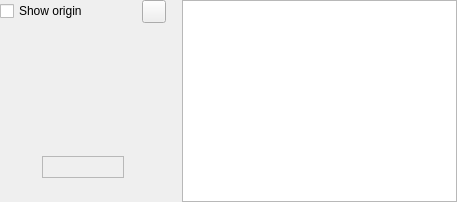
<?xml version="1.0" encoding="UTF-8"?>
<ui version="4.0">
 <class>SolarusEditor::SpritePreviewer</class>
 <widget class="QWidget" name="SolarusEditor::SpritePreviewer">
  <property name="geometry">
   <rect>
    <x>0</x>
    <y>0</y>
    <width>457</width>
    <height>202</height>
   </rect>
  </property>
  <layout class="QHBoxLayout" name="horizontalLayout_2" stretch="0,1">
   <property name="spacing">
    <number>16</number>
   </property>
   <property name="leftMargin">
    <number>0</number>
   </property>
   <property name="topMargin">
    <number>0</number>
   </property>
   <property name="rightMargin">
    <number>0</number>
   </property>
   <property name="bottomMargin">
    <number>0</number>
   </property>
   <item>
    <layout class="QVBoxLayout" name="verticalLayout_2">
     <property name="leftMargin">
      <number>0</number>
     </property>
     <property name="topMargin">
      <number>0</number>
     </property>
     <property name="rightMargin">
      <number>0</number>
     </property>
     <property name="bottomMargin">
      <number>0</number>
     </property>
     <item>
      <layout class="QHBoxLayout" name="horizontalLayout">
       <property name="leftMargin">
        <number>0</number>
       </property>
       <property name="topMargin">
        <number>0</number>
       </property>
       <property name="rightMargin">
        <number>0</number>
       </property>
       <property name="bottomMargin">
        <number>0</number>
       </property>
       <item>
        <widget class="QCheckBox" name="origin_check_box">
         <property name="text">
          <string>Show origin</string>
         </property>
        </widget>
       </item>
       <item>
        <widget class="QToolButton" name="zoom_button">
         <property name="toolTip">
          <string>Zoom</string>
         </property>
         <property name="text">
          <string/>
         </property>
         <property name="icon">
          <iconset resource="../../resources/images.qrc">
           <normaloff>:/images/icon_zoom.svg</normaloff>:/images/icon_zoom.svg</iconset>
         </property>
        </widget>
       </item>
      </layout>
     </item>
     <item>
      <spacer name="spacer">
       <property name="orientation">
        <enum>Qt::Orientation::Vertical</enum>
       </property>
       <property name="sizeHint" stdset="0">
        <size>
         <width>0</width>
         <height>0</height>
        </size>
       </property>
      </spacer>
     </item>
     <item>
      <layout class="QGridLayout" name="buttons_layout">
       <property name="leftMargin">
        <number>0</number>
       </property>
       <property name="topMargin">
        <number>0</number>
       </property>
       <property name="rightMargin">
        <number>0</number>
       </property>
       <property name="bottomMargin">
        <number>0</number>
       </property>
       <property name="spacing">
        <number>2</number>
       </property>
       <item row="1" column="3">
        <widget class="QPushButton" name="stop_button">
         <property name="sizePolicy">
          <sizepolicy hsizetype="Fixed" vsizetype="Fixed">
           <horstretch>0</horstretch>
           <verstretch>0</verstretch>
          </sizepolicy>
         </property>
         <property name="toolTip">
          <string>Stop</string>
         </property>
         <property name="text">
          <string/>
         </property>
         <property name="icon">
          <iconset resource="../../resources/images.qrc">
           <normaloff>:/images/icon_stop.svg</normaloff>:/images/icon_stop.svg</iconset>
         </property>
         <property name="flat">
          <bool>true</bool>
         </property>
        </widget>
       </item>
       <item row="0" column="2" colspan="2">
        <widget class="QFrame" name="frame">
         <property name="frameShape">
          <enum>QFrame::Shape::StyledPanel</enum>
         </property>
         <property name="frameShadow">
          <enum>QFrame::Shadow::Raised</enum>
         </property>
         <layout class="QVBoxLayout" name="verticalLayout">
          <property name="leftMargin">
           <number>0</number>
          </property>
          <property name="topMargin">
           <number>0</number>
          </property>
          <property name="rightMargin">
           <number>0</number>
          </property>
          <property name="bottomMargin">
           <number>0</number>
          </property>
          <item>
           <widget class="QLabel" name="frame_label">
            <property name="toolTip">
             <string>Index of the current frame</string>
            </property>
            <property name="text">
             <string/>
            </property>
            <property name="alignment">
             <set>Qt::AlignmentFlag::AlignCenter</set>
            </property>
           </widget>
          </item>
         </layout>
        </widget>
       </item>
       <item row="0" column="4">
        <widget class="QPushButton" name="next_button">
         <property name="sizePolicy">
          <sizepolicy hsizetype="Fixed" vsizetype="Fixed">
           <horstretch>0</horstretch>
           <verstretch>0</verstretch>
          </sizepolicy>
         </property>
         <property name="toolTip">
          <string>Next</string>
         </property>
         <property name="text">
          <string/>
         </property>
         <property name="icon">
          <iconset resource="../../resources/images.qrc">
           <normaloff>:/images/icon_next.svg</normaloff>:/images/icon_next.svg</iconset>
         </property>
         <property name="flat">
          <bool>true</bool>
         </property>
        </widget>
       </item>
       <item row="1" column="4">
        <widget class="QPushButton" name="last_button">
         <property name="sizePolicy">
          <sizepolicy hsizetype="Fixed" vsizetype="Fixed">
           <horstretch>0</horstretch>
           <verstretch>0</verstretch>
          </sizepolicy>
         </property>
         <property name="toolTip">
          <string>Last</string>
         </property>
         <property name="text">
          <string/>
         </property>
         <property name="icon">
          <iconset resource="../../resources/images.qrc">
           <normaloff>:/images/icon_last.svg</normaloff>:/images/icon_last.svg</iconset>
         </property>
         <property name="flat">
          <bool>true</bool>
         </property>
        </widget>
       </item>
       <item row="0" column="1">
        <widget class="QPushButton" name="previous_button">
         <property name="sizePolicy">
          <sizepolicy hsizetype="Fixed" vsizetype="Fixed">
           <horstretch>0</horstretch>
           <verstretch>0</verstretch>
          </sizepolicy>
         </property>
         <property name="toolTip">
          <string>Previous</string>
         </property>
         <property name="text">
          <string/>
         </property>
         <property name="icon">
          <iconset resource="../../resources/images.qrc">
           <normaloff>:/images/icon_previous.svg</normaloff>:/images/icon_previous.svg</iconset>
         </property>
         <property name="flat">
          <bool>true</bool>
         </property>
        </widget>
       </item>
       <item row="1" column="1">
        <widget class="QPushButton" name="first_button">
         <property name="sizePolicy">
          <sizepolicy hsizetype="Fixed" vsizetype="Fixed">
           <horstretch>0</horstretch>
           <verstretch>0</verstretch>
          </sizepolicy>
         </property>
         <property name="toolTip">
          <string>First</string>
         </property>
         <property name="text">
          <string/>
         </property>
         <property name="icon">
          <iconset resource="../../resources/images.qrc">
           <normaloff>:/images/icon_first.svg</normaloff>:/images/icon_first.svg</iconset>
         </property>
         <property name="flat">
          <bool>true</bool>
         </property>
        </widget>
       </item>
       <item row="1" column="2">
        <widget class="QPushButton" name="start_button">
         <property name="sizePolicy">
          <sizepolicy hsizetype="Fixed" vsizetype="Fixed">
           <horstretch>0</horstretch>
           <verstretch>0</verstretch>
          </sizepolicy>
         </property>
         <property name="text">
          <string/>
         </property>
         <property name="icon">
          <iconset resource="../../resources/images.qrc">
           <normaloff>:/images/icon_start.svg</normaloff>:/images/icon_start.svg</iconset>
         </property>
         <property name="flat">
          <bool>true</bool>
         </property>
        </widget>
       </item>
       <item row="0" column="5" rowspan="2">
        <spacer name="buttons_layout_right_spacer">
         <property name="orientation">
          <enum>Qt::Orientation::Horizontal</enum>
         </property>
         <property name="sizeHint" stdset="0">
          <size>
           <width>0</width>
           <height>0</height>
          </size>
         </property>
        </spacer>
       </item>
       <item row="0" column="0" rowspan="2">
        <spacer name="buttons_layout_left_spacer">
         <property name="orientation">
          <enum>Qt::Orientation::Horizontal</enum>
         </property>
         <property name="sizeHint" stdset="0">
          <size>
           <width>0</width>
           <height>0</height>
          </size>
         </property>
        </spacer>
       </item>
      </layout>
     </item>
    </layout>
   </item>
   <item>
    <widget class="QGraphicsView" name="frame_view"/>
   </item>
  </layout>
 </widget>
 <resources>
  <include location="../../resources/images.qrc"/>
 </resources>
 <connections/>
</ui>
